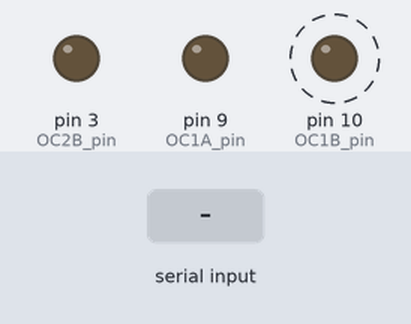
Recording of a sketch running on a simulated Arduino Uno, built with avr-gcc and run on an emulated ATmega328P. On the bench: output pins drawn as LEDs (lit = HIGH). Dashed ring = blinking. The inputs (shaded band) are chosen by the test bench.

Above: at 0.0 s.
At 1.2 s:
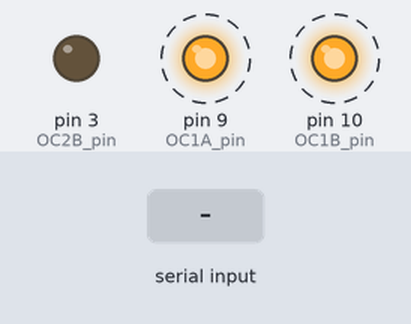
1.3 s: "90,45\n" received over Serial
At 1.69 s:
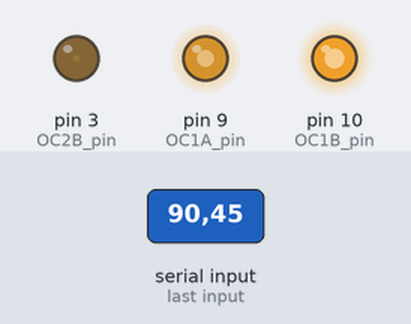
Timing chart, 0 to 1.6 s (numbered marks = the images above; inputs shaded):
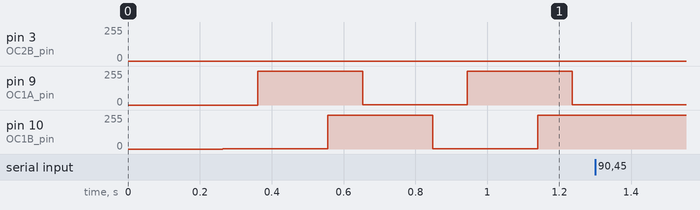

The sketch:

unoinverter_trhee_phase.ino
```cpp
// For the UNO et al.
#define PERIOD 250   // 250 cycles = 15.625us for each half of waveform, 32kHz
#define HALF 125     // half the period is the default PWM threshold - gives square wave.
#define MAXAMP 31
int a=999;
String inputString = "";         // a String to hold incoming data
bool stringComplete = false;  // whether the string is complete
void setup_timers ()
{
  TCCR1A = 0xF2 ;  // phase correct (mode 1010, ICR1 controls period)
  TCCR1B = 0x11 ;  // prescale by 1, change to 0x12 for prescale by 8
  TIMSK1 = 0x01 ;  // overflow interrupt
  TCCR2A = 0x31 ;  // phase correct (mode 101, OCR2A controls period)
  TCCR2B = 0x09 ; // prescale by 1, change to 0x0A for prescale by 8

  ICR1  = PERIOD ;    // 31.25us cycle time, 32kHz PWM but 64kHz drive pulses (differential)
  OCR2A = PERIOD ;

  OCR1A = HALF-100 ;    // example U drive
  OCR1B = HALF ;
  OCR2B = HALF+100 ;    // example W drive

  GTCCR = 0x83 ; // clear and halt prescalers
  TCNT1 = 0xFFFF ;  // synchronize counters exactly.
  TCNT2 = 0 ;
  GTCCR = 0x00 ; // allow prescalers to fly
}


void setup ()
{
  setup_cosines () ;
  setup_timers () ;
   Serial.begin(9600);
  // reserve 200 bytes for the inputString:
  inputString.reserve(200);
  pinMode (9, OUTPUT) ; // OC1A pin = U drive
  pinMode (10, OUTPUT) ; // OC1B pin = V drive
  pinMode (3, OUTPUT) ; // OC2B pin = W drive
}

volatile byte u = HALF ;
volatile byte v = HALF ;
volatile byte w = HALF ;


ISR (TIMER1_OVF_vect)   // overflow triggers at BOTTOM, update all the compare regs, which are sampled at TOP
{
  OCR1A = u ;
  OCR1B = v ;
  OCR2B = w ;
}

#define  DEG_360  0x200
#define  DEG_120  0x0AB

char cosine_tab [DEG_360+1] ;  // fails to work if less than 0x202.

void setup_cosines ()
{
  for (int i = 0 ; i < 0x202 ; i++)
  {
    float a = i * 6.283185 / 0x200 ;
    if (i <= DEG_360)
      cosine_tab [i] = round (127.0 * cos (a)) ;
  }
}

unsigned int phase = 0 ;
int freq  = 1 ;
int amplitude = MAXAMP ;


int my_cosine (int ph)
{
  ph &= DEG_360-1 ;
  int res = cosine_tab [ph] ;
  res *= amplitude ;
  return (res + 0x0F) >> 5 ;
}

void loop ()
{
  phase += freq ;
  int newu = my_cosine (phase) ;
  int newv = my_cosine (phase - DEG_120) ;
  int neww = - newu - newv ;
  newu += HALF ;
  newv += HALF ;
  neww += HALF ;
  u = newu ;  // no masking of interrupts needed as u,v,w variables are single byte each.
  v = newv ;
  w = neww ;
  delayMicroseconds (a) ;
}

void serialEvent() {
  while (Serial.available()) {
    // get the new byte:
    char inChar = (char)Serial.read();
    // add it to the inputString:
    inputString += inChar;
    // if the incoming character is a newline, set a flag so the main loop can
    // do something about it:
    if (inChar == '\n') {
   a=inputString.toInt();
   inputString="";
   inChar='1';
   return;
    }
  }


}
```

Measured:
- by itself, pin 9 (OC1A_pin), pin 10 (OC1B_pin): alternates 253/255 for 0.29 s and 2/255 for 0.29 s
